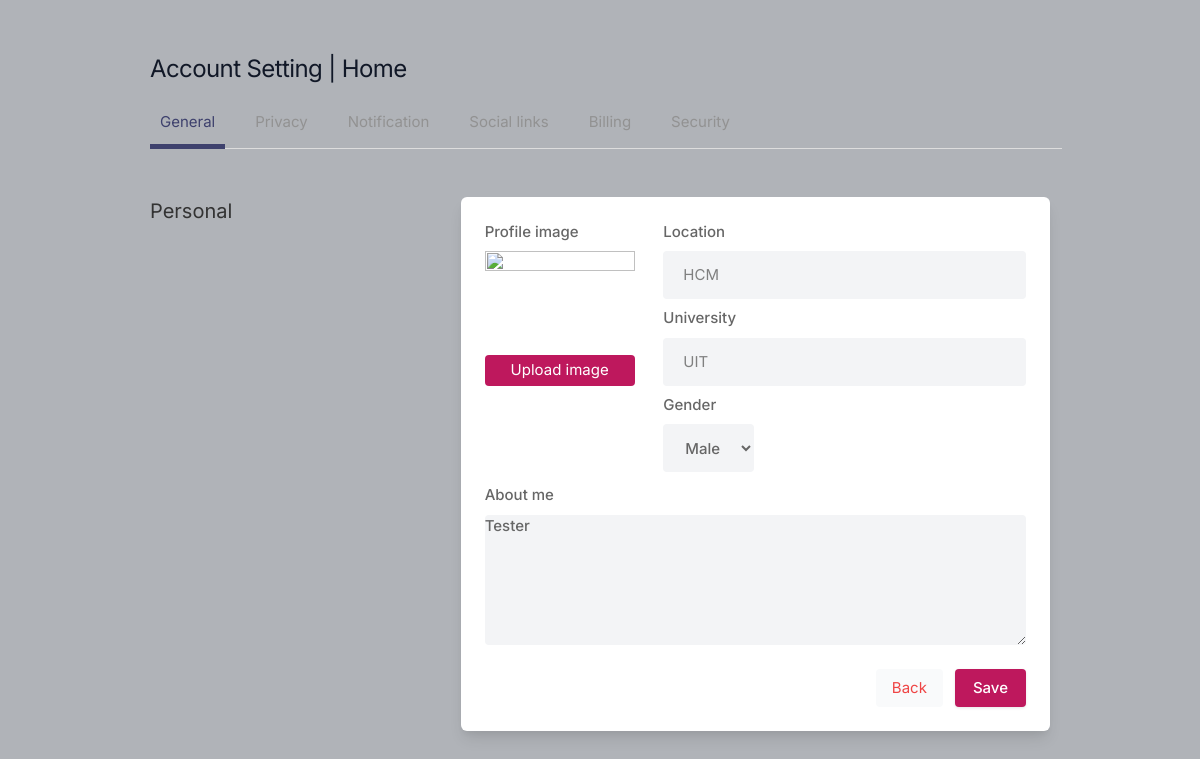
/setting/ (signed in), run on the app's committed database.
### core/models.py (models this page shows, shortened)
class Profile(models.Model):
    GENDER_CHOICE = (
        ('F', 'Female'),
        ('M', 'Male'),
        ('O', 'Other'),
    )
    user = models.OneToOneField(User, on_delete=models.CASCADE)
    id = models.UUIDField(primary_key=True, default=uuid.uuid4)
    about_me = models.TextField(blank=True, default="")
    location = models.CharField(max_length=255, default="", blank=True)
    image_path = models.CharField(max_length=100000, default='https://firebasestorage.googleapis.com/v0/b/socialmediatiny.appspot.com/o/media%2Fprofile_images%2Fblank_profile.png?alt=media&token=a7798e1c-3621-486e-b025-1befb1c0caf8')
    university = models.CharField(max_length=255, blank=True, default="")
    gender = models.CharField(max_length=1, default="M", choices=GENDER_CHOICE)

### core/views.py (the view, shortened to what this page needs)
# urls.py: path('setting/', Setting.as_view(), name='setting'),
class Setting(LoginRequiredMixin, View):
    login_url = 'signin'
    def get(self, request):
        profile = Profile.objects.get(user=request.user)
        return render(request, 'setting.html', {
            'profile': profile,
        })

### templates/setting.html (shortened to what this page needs)
{% load static %}
<!DOCTYPE html>
<html lang="en">
<head>
    <link rel="stylesheet" href="{% static 'assets/css/icons.css' %}">
    <link rel="stylesheet" href="{% static 'assets/css/uikit.css' %}">
    <link rel="stylesheet" href="{% static 'assets/css/style.css' %}">
    <link rel="stylesheet" href="{% static 'assets/css/tailwind.css' %}">
</head>
<body>
    <div class="container m-auto">
        <h1 class="text-2xl leading-none text-gray-900 tracking-tight mt-3"> Account Setting | <a href="/">Home</a>
        </h1>
        <ul class="mt-5 -mr-3 flex-nowrap lg:overflow-hidden overflow-x-scroll uk-tab">
            <li class="uk-active"><a href="#">General</a></li>
            <li><a href="#" style="pointer-events: None;">Privacy</a></li>
            <li><a href="#" style="pointer-events: None;">Notification</a></li>
            <li><a href="#" style="pointer-events: None;">Social links</a></li>
            <li><a href="#" style="pointer-events: None;">Billing</a></li>
            <li><a href="#" style="pointer-events: None;">Security</a></li>
        </ul>
        <div class="grid lg:grid-cols-3 mt-12 gap-8">
            <div>
                <h3 class="text-xl mb-2"> Personal </h3>
            </div>
            <div class="bg-white rounded-md lg:shadow-lg shadow col-span-2">
                <form id="form-setting">
                    <div class="grid grid-cols-2 gap-3 lg:p-6 p-4">
                        <div class="col-span-2" style="display: flex;">
                            <div class="image-profile" style="width: 33%; display:flex; flex-direction:column">
                                <label for="about">Profile image</label>
                                <div id="showImg">
                                    <img src="{{profile.image_path}}" alt="" width="150" height="100">
                                </div>
                                <button type="button" style="background-color: #be185d; color:white; padding: 4px; width: 150px; margin-top: 4px; border-radius: 4px;"
                                onclick="document.getElementById('profile_image').click()">
                                    Upload image
                                </button>
                            </div>
                            <div style="width: 67%;">
                                <label for=""> Location</label>
                                <input type="text" id="location" name="location" placeholder="" style="width: 100%;"
                                    class="shadow-none bg-gray-100" value="{{profile.location}}">
                                    <div style="margin-top: 8px;">
                                        <label for=""> University</label>
                                        <input type="text" id="university" name="university" placeholder=""
                                            class="shadow-none bg-gray-100" value="{{profile.university}}">
                                    </div>
                                    <div style="margin-top: 8px;">
                                        <label for=""> Gender </label>
                                        <select id="gender" name="gender" class="shadow-none bg-gray-100" style="width: 25%; text-align: center;">
                                            {% if profile.gender == 'M' %}
                                                <option id="male" value="M" selected>Male</option>
                                            {% else %}
                                                <option id="male" value="M">Male</option>
                                            {% endif %}
                                        </select>
                                    </div>
                            </div>
                        </div>
                        <div class="col-span-2">
                            <label for="about">About me</label>
                            <textarea id="about_me" id="about_me" name="about_me" rows="3"
                                class="shadow-none bg-gray-100">{{profile.about_me}}</textarea>
                        </div>
                    </div>
                    <div class="bg-gray-10 p-6 pt-0 flex justify-end space-x-3">
                        <a class="p-2 px-4 rounded bg-gray-50 text-red-500" href="/"> Back </a>
                        <button type="submit" class="button bg-blue-700"> Save </button>
                    </div>
                </form>
            </div>
        </div>
    </div>
</body>
</html>

### static/assets/css/style.css (style rules this page uses)
body { background-color: #B0B3B8!important; }
button { vertical-align: middle; }
span.button, button.button { background-color: #be185d; top: 0; color: #fff; position: relative; padding: 8px 18px; line-height: 22px; position: relative; font-weight: 500; font-size: 15px; display: inline-block; -webkit-transition: all 0.2s ease-in-out; transition: all 0.2s ease-in-out; cursor: pointer; overflow: hidden; border: none; border-radius: 4px; -webkit-box-shadow: 0 1px 3px rgba(0, 0, 0, 0.1); box-shadow: 0 1px 3px rgba(0, 0, 0, 0.1); }
input { height: 48px; line-height: 48px; padding: 0 20px; outline: none; font-size: 15px; color: #808080; max-width: 100%; width: 100%; -webkit-box-sizing: border-box; box-sizing: border-box; display: block; font-weight: 400; opacity: 1; border-radius: 4px; border: none; -webkit-box-shadow: 0 1px 4px 0px rgba(0, 0, 0, 0.12); box-shadow: 0 1px 4px 0px rgba(0, 0, 0, 0.12); }
input[type="text"], input[type="password"], input[type="email"], input[type="number"] { height: 48px; line-height: 48px; padding: 0 20px; outline: none; font-size: 15px; color: #808080; max-width: 100%; width: 100%; -webkit-box-sizing: border-box; box-sizing: border-box; display: block; font-weight: 400; opacity: 1; border-radius: 4px; border: none; -webkit-box-shadow: 0 1px 4px 0px rgba(0, 0, 0, 0.12); box-shadow: 0 1px 4px 0px rgba(0, 0, 0, 0.12); }
textarea { height: 48px; line-height: 48px; padding: 0 20px; outline: none; font-size: 15px; color: #808080; margin: 0 0 16px 0; max-width: 100%; width: 100%; -webkit-box-sizing: border-box; box-sizing: border-box; display: block; background-color: #fff; font-weight: 500; opacity: 1; border-radius: 4px; border: none; -webkit-box-shadow: 0 1px 4px 0px rgba(0, 0, 0, 0.12); box-shadow: 0 1px 4px 0px rgba(0, 0, 0, 0.12); }
select { height: 48px; line-height: 48px; padding: 0 20px; outline: none; font-size: 15px; color: #808080; margin: 0 0 16px 0; max-width: 100%; width: 100%; -webkit-box-sizing: border-box; box-sizing: border-box; display: block; background-color: #fff; font-weight: 500; opacity: 1; border-radius: 4px; border: none; -webkit-box-shadow: 0 1px 4px 0px rgba(0, 0, 0, 0.12); box-shadow: 0 1px 4px 0px rgba(0, 0, 0, 0.12); padding: 15px 18px; cursor: pointer; }
input { -webkit-transition: all 0.1s ease-in-out; transition: all 0.1s ease-in-out; }
::placeholder { color: #808080; opacity: 1; }
textarea { height: auto; line-height: 27px; padding: 20px; min-height: 130px; -webkit-transition: none !important; transition: none !important; min-width: 100%; }
label, legend { display: block; font-weight: bold; font-size: 15px; font-weight: 500; margin-bottom: 8px; }
button { border: none; margin: 0; padding: 0; width: auto; overflow: visible; background: transparent; color: inherit; font: inherit; line-height: normal; cursor: pointer; }
a { color: #be185d; -webkit-transition: 0.3s; transition: 0.3s; outline: none !important; }
button { outline: none !important; }
img { max-width: 100%; }
body { color: #666; font-size: 15px; line-height: 27px; background-color: #f0f2f5; font-family: "Inter", sans-serif; text-transform: none; }
h1, h2, h3, h4, h5, h6 { font-family: "Inter", sans-serif; text-transform: none; }
input[type="text"], input[type="password"], input[type="email"] { font-family: "Inter", sans-serif; text-transform: none; }
textarea, select { font-family: "Inter", sans-serif; text-transform: none; }
button, body .pac-container { font-family: "Inter", sans-serif; text-transform: none; }
h1, h2, h3, h4, h5, h6 { color: #333; font-weight: 500; margin: 0; padding: 0; }
h1 { font-size: 32px; }
h3 { font-size: 22px; }
@media (min-width: 1024px) { .container { max-width: 900px !important; padding-top: 45px; } }
.shadow-none { -webkit-box-shadow: none !important; box-shadow: none !important; }

### data on the page
Profile: location "HCM", university "UIT", gender "Male", about_me "Tester"
